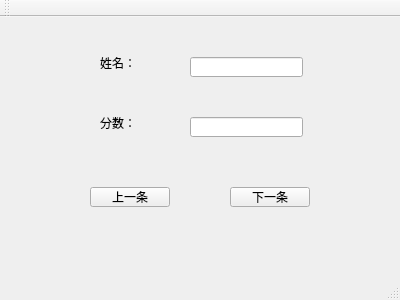
<?xml version="1.0" encoding="UTF-8"?>
<ui version="4.0">
 <class>MainWindow</class>
 <widget class="QMainWindow" name="MainWindow">
  <property name="geometry">
   <rect>
    <x>0</x>
    <y>0</y>
    <width>400</width>
    <height>300</height>
   </rect>
  </property>
  <property name="windowTitle">
   <string>MainWindow</string>
  </property>
  <widget class="QWidget" name="centralWidget">
   <widget class="QLabel" name="label">
    <property name="geometry">
     <rect>
      <x>100</x>
      <y>40</y>
      <width>54</width>
      <height>12</height>
     </rect>
    </property>
    <property name="text">
     <string>姓名：</string>
    </property>
   </widget>
   <widget class="QLineEdit" name="lineEdit">
    <property name="geometry">
     <rect>
      <x>190</x>
      <y>40</y>
      <width>113</width>
      <height>20</height>
     </rect>
    </property>
   </widget>
   <widget class="QLabel" name="label_2">
    <property name="geometry">
     <rect>
      <x>100</x>
      <y>100</y>
      <width>54</width>
      <height>12</height>
     </rect>
    </property>
    <property name="text">
     <string>分数：</string>
    </property>
   </widget>
   <widget class="QLineEdit" name="lineEdit_2">
    <property name="geometry">
     <rect>
      <x>190</x>
      <y>100</y>
      <width>113</width>
      <height>20</height>
     </rect>
    </property>
   </widget>
   <widget class="QPushButton" name="pushButton">
    <property name="geometry">
     <rect>
      <x>90</x>
      <y>170</y>
      <width>80</width>
      <height>20</height>
     </rect>
    </property>
    <property name="text">
     <string>上一条</string>
    </property>
   </widget>
   <widget class="QPushButton" name="pushButton_2">
    <property name="geometry">
     <rect>
      <x>230</x>
      <y>170</y>
      <width>80</width>
      <height>20</height>
     </rect>
    </property>
    <property name="text">
     <string>下一条</string>
    </property>
   </widget>
  </widget>
  <widget class="QMenuBar" name="menuBar">
   <property name="geometry">
    <rect>
     <x>0</x>
     <y>0</y>
     <width>400</width>
     <height>22</height>
    </rect>
   </property>
  </widget>
  <widget class="QToolBar" name="mainToolBar">
   <attribute name="toolBarArea">
    <enum>TopToolBarArea</enum>
   </attribute>
   <attribute name="toolBarBreak">
    <bool>false</bool>
   </attribute>
  </widget>
  <widget class="QStatusBar" name="statusBar"/>
 </widget>
 <layoutdefault spacing="6" margin="11"/>
 <resources/>
 <connections/>
</ui>
